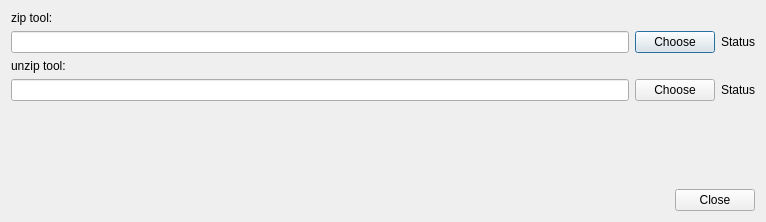
<?xml version="1.0" encoding="UTF-8"?>
<ui version="4.0">
 <class>ZipSettingsDialog</class>
 <widget class="QDialog" name="ZipSettingsDialog">
  <property name="geometry">
   <rect>
    <x>0</x>
    <y>0</y>
    <width>766</width>
    <height>222</height>
   </rect>
  </property>
  <property name="windowTitle">
   <string>zip settings</string>
  </property>
  <layout class="QVBoxLayout" name="verticalLayout">
   <item>
    <widget class="QLabel" name="zipToolLabel">
     <property name="text">
      <string>zip tool:</string>
     </property>
    </widget>
   </item>
   <item>
    <layout class="QHBoxLayout" name="horizontalLayout">
     <item>
      <widget class="QLineEdit" name="zipToolPathLE"/>
     </item>
     <item>
      <widget class="QPushButton" name="zipToolButton">
       <property name="text">
        <string>Choose</string>
       </property>
      </widget>
     </item>
     <item>
      <widget class="QLabel" name="zipToolStatusLabel">
       <property name="text">
        <string>Status</string>
       </property>
      </widget>
     </item>
    </layout>
   </item>
   <item>
    <widget class="QLabel" name="unzipToolLabel">
     <property name="text">
      <string>unzip tool:</string>
     </property>
    </widget>
   </item>
   <item>
    <layout class="QHBoxLayout" name="horizontalLayout_2">
     <item>
      <widget class="QLineEdit" name="unzipToolPathLE"/>
     </item>
     <item>
      <widget class="QPushButton" name="unzipToolButton">
       <property name="text">
        <string>Choose</string>
       </property>
      </widget>
     </item>
     <item>
      <widget class="QLabel" name="unzipToolStatusLabel">
       <property name="text">
        <string>Status</string>
       </property>
      </widget>
     </item>
    </layout>
   </item>
   <item>
    <spacer name="verticalSpacer">
     <property name="orientation">
      <enum>Qt::Vertical</enum>
     </property>
     <property name="sizeHint" stdset="0">
      <size>
       <width>17</width>
       <height>28</height>
      </size>
     </property>
    </spacer>
   </item>
   <item>
    <layout class="QHBoxLayout" name="horizontalLayout_3">
     <item>
      <spacer name="horizontalSpacer">
       <property name="orientation">
        <enum>Qt::Horizontal</enum>
       </property>
       <property name="sizeHint" stdset="0">
        <size>
         <width>595</width>
         <height>20</height>
        </size>
       </property>
      </spacer>
     </item>
     <item>
      <widget class="QPushButton" name="closeButton">
       <property name="text">
        <string>Close</string>
       </property>
      </widget>
     </item>
    </layout>
   </item>
  </layout>
 </widget>
 <resources/>
 <connections/>
</ui>
